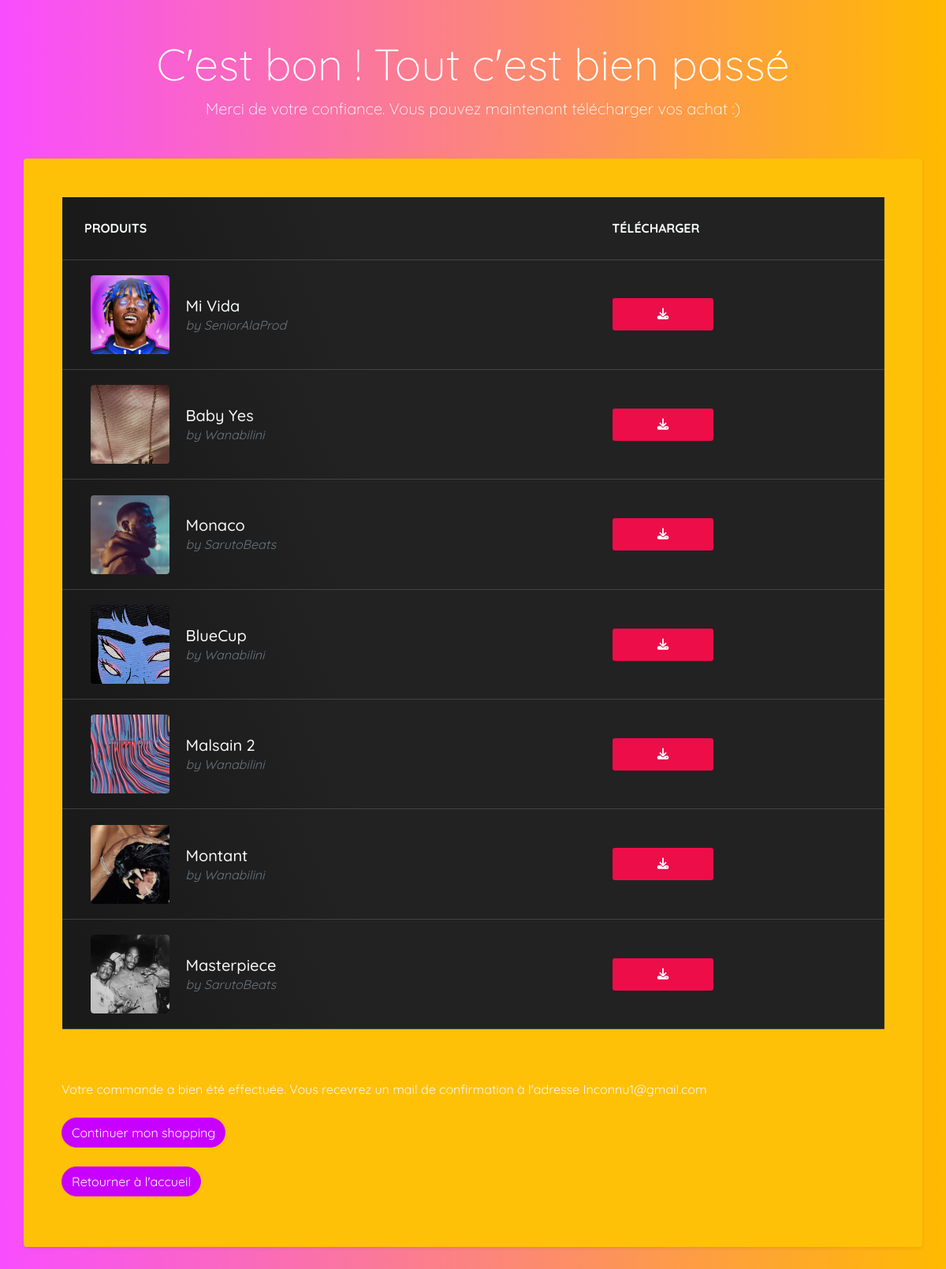
The page /WeBeatz/bravo.php (signed in) on the database its author committed.
### tables this page shows
CREATE TABLE IF NOT EXISTS `beat` (
  `beat_id` int(15) UNSIGNED NOT NULL AUTO_INCREMENT,
  `beat_title` varchar(20) NOT NULL,
  `beat_author` varchar(25) NOT NULL,
  `beat_author_id` int(10) UNSIGNED NOT NULL,
  `beat_genre` int(2) UNSIGNED DEFAULT 0,
  `beat_description` text DEFAULT '  ',
  `beat_tags` text DEFAULT NULL,
  `beat_year` int(4) NOT NULL,
  `beat_price` double(7,2) UNSIGNED DEFAULT 0.00,
  `beat_format` varchar(5) NOT NULL,
  `beat_source` text NOT NULL,
  `beat_cover` varchar(100) DEFAULT '''assets/img/cover_default.jpg''',
  `beat_nbvente` int(15) UNSIGNED NOT NULL DEFAULT 0,
  `beat_like` int(6) DEFAULT 0,
  `beat_dateupload` datetime NOT NULL,
  PRIMARY KEY (`beat_id`),
  KEY `beat_author_id` (`beat_author_id`),
  KEY `beat_author` (`beat_author`),
  KEY `beat_genre` (`beat_genre`)
);

### WeBeatz/assets/skeleton/tableAchats.php (the view, shortened to what this page needs)
<div class="table-responsive">
    <table class="table">
        <thead>
            <tr>
                <th scope="col" class="border-0 ">
                    <div class="p-2 px-3 text-uppercase text-light">Produits</div>
                </th>
                <th scope="col" class="border-0 ">
                    <div class="py-2 text-uppercase text-light">Télécharger</div>
                </th>
            </tr>
        </thead>
        <?php if($okconnectey) { ?>
        <tbody id="tbodypanier">
            <?php
    if ($lim != 0){
        $req = $BDD->prepare("SELECT *
                            FROM vente
                            WHERE vente_user_id = ?
                            ORDER BY vente_date DESC
                            LIMIT $lim ");
        $req->execute(array($_SESSION['user_id']));
    } else {
        $req = $BDD->prepare("SELECT *
                            FROM vente
                            WHERE vente_user_id = ?
                            ORDER BY vente_date DESC");
        $req->execute(array($_SESSION['user_id']));
    }
    $resuACHAT = $req->fetchAll();
    foreach($resuACHAT as $p) {
        $req = $BDD->prepare("SELECT *  FROM beat  WHERE beat_id = ?");
        $req->execute(array($p['vente_beat_id']));
        $resuPAN = $req->fetchAll();
        foreach($resuPAN as $b) {
            ?>
            <tr class="rounded">
                <th scope="row" class="border-0  ">
                    <div class="p-0 rounded ml-4 ">
                        <div class="hover hover-5 text-white rounded d-inline-block align-middle">
                            <img src="<?=$b['beat_cover']?>" alt="" width="70" class="img-fluid rounded shadow-sm">
                            <div class="hover-overlay d-inline-block"></div>
                        </div>
                        <div class="ml-3 d-inline-block align-middle rounded" >
                            <h5 class="mb-0"> <a href="view-beat.php?id=<?= $b['beat_id']?>" class="font-weight-bol text-light d-inline-block align-middle"><?=$b['beat_title']?></a>
                            </h5>
                            <span class="text-muted font-weight-normal font-italic d-block ">by <a href="profil.php?profil_id=<?= $b['beat_author_id']?>" class="text-dark d-inline-block "><span class="text-muted font-weight-normal font-italic d-block">
                                <?=$b['beat_author']?>
                                </span>
                                </a></span>
                        </div>
                    </div>
                </th>
                <td class='border-0 align-middle'>
                    <a class="btn btn-buy btn-dll" href="<?= $b['beat_source']?>" download>
                        <span class="text-black"><i class="fas fa-download"></i></span>
                    </a>
                </td>
            </tr>
            <?php
        }
    }
            ?>
            <?php    } ?>
        </tbody>
    </table>
</div>

### WeBeatz/assets/css/var-couleurs-polices.css (style rules this page uses)
:root { --base-color1: #871b8b; --base-color2: #121619; --base-colorDark1: #1b0929; --base-colorDark2: #7728b2; --base-colorDark3: ; --background-dark : #121618; --base-color-purple1: #871b8b; --base-color-purple2: #121619; --base-color-purple3:; --base-police1: 'Quicksand', sans-serif; --base-taille1: 16px; }
body,html { font-family: var(--base-police1); }

### WeBeatz/assets/css/search.css (style rules this page uses)
body { color: whitesmoke; background: linear-gradient(to bottom, rgb(49, 49, 49) 0%,rgb(25, 25, 25) 44%,rgba(17,17,17,1) 100%); }
:root { --taille-img : 100px; }
.hover { height: var(--taille-img ); width: var(--taille-img ); overflow: hidden; position: relative; padding-bottom: var(--taille-img ); }
.hover-overlay { width: 100%; height: 100%; position: absolute; top: 0; left: 0; z-index: 90; transition: all ease-in-out 0.3s; background: rgba(0, 0, 0, 0.05); }
.hover img { width: 100%; position: absolute; top: 0; left: 0; transition: all 0.3s; }
.table td, .table th { padding-top: 1.2rem; padding-bottom: 1.2rem; }
tr { background: rgb(75, 75, 75); background: linear-gradient(68deg, rgb(26, 26, 26) 5%, rgb(34, 34, 34) 35%); border-style:solid; border-width: 1px; border-color: rgba(204, 204, 204, 0.2)!important; padding-left: none; padding-right: none; }
.btn-buy { background-color: var(--base-color1); color: #ffffff; position: relative; padding: 10px 1px; width: 8rem; margin: .3125rem 1px; font-size: .9rem; font-weight: 400; line-height: 1.428571; text-decoration: none; letter-spacing: 0; border: 0; border-radius: .2rem; outline: 0; transition: box-shadow .2s cubic-bezier(.4,0,1,1),background-color .2s cubic-bezier(.4,0,.2,1); will-change: box-shadow,transform; }
.btn-dll { background-color: #ed0d49; }

### WeBeatz/assets/css/bravo.css (style rules this page uses)
body { background: linear-gradient(to right, rgb(248, 77, 255), #ffba00)!important; min-height: 100vh; }

### rows shown on the page
beat: beat_cover (picture), beat_title "Mi Vida", beat_author "SeniorAlaProd"
beat: beat_cover (picture), beat_title "Baby Yes", beat_author "Wanabilini"
beat: beat_cover (picture), beat_title "Monaco", beat_author "SarutoBeats"
beat: beat_cover (picture), beat_title "BlueCup", beat_author "Wanabilini"
beat: beat_cover (picture), beat_title "Malsain 2", beat_author "Wanabilini"
beat: beat_cover (picture), beat_title "Montant", beat_author "Wanabilini"
beat: beat_cover (picture), beat_title "Masterpiece", beat_author "SarutoBeats"

### other values the page prints
$_SESSION['user_email'] "Inconnu1@gmail.com"
